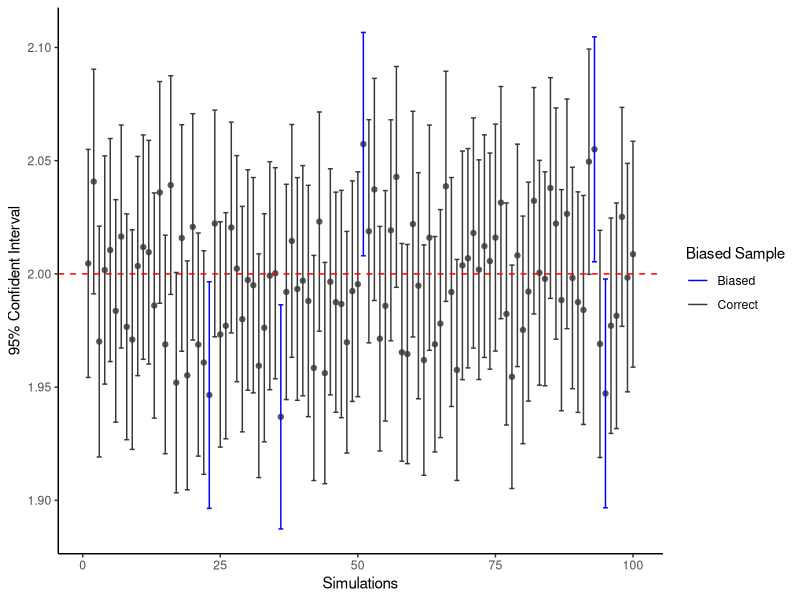

The R source for this figure:
## ---- chunk 1
set.seed(9252568)

# n.sample is number of samples that we wanna sample
# size is the sample size of each sample
# mean is the sample mean of each sample that we sampled form
# sd is the sample sd of each sample that we sampled from

sample_samples <- function(n.sample, size, mean, sd){
  
  # create the matrix to store each values in each sample
  samples <- matrix(0, nrow = size, ncol = n.sample)
  colnames(samples) <- c(1:n.sample)
  
  # create the matrix to store means, absolute bias, SE, 95% CI, sample bias for each sample
  info_sample <- data.frame(matrix(0, nrow = n.sample, ncol = 6))
  colnames(info_sample) <- c("means", "abs_bias", "SE", "low_95_CI", "high_95_CI",
                             "sample_bias")
  
  # sample samples
  for (i in 1:n.sample) {
    samples[,i] <- rnorm(n = size, mean = mean, sd = sd)
  }
  
  # display the info of each sample
  for (i in 1:n.sample) {
    info_sample[i,1] <- mean(samples[,i])
    info_sample[i,2] <- abs(info_sample[i,1] - mean)
    info_sample[i,3] <- sd(samples[,i]) / sqrt(size)
    info_sample[i,4] <- mean(samples[,i]) - 1.96*info_sample[i,3]
    info_sample[i,5] <- mean(samples[,i]) + 1.96*info_sample[i,3]
    info_sample[i,6] <- ifelse((info_sample[i,4] > mean) | (info_sample[i,5] < mean),
                               "Biased", "Correct")
  }
  
  return(info_sample)
}

# draw the samples
my_draw <- sample_samples(100, 1000, 2, 0.8) 
## ---- chunk 2
library(tidyverse)
## ---- chunk 3
ggplot(data = my_draw, aes(x = 1:100, y = means)) +
  geom_point(color = "#585858") +
  geom_errorbar(aes(ymin = low_95_CI, ymax = high_95_CI, colour = sample_bias)) +
  scale_color_manual(values=c("Blue", "#383838"), name = "Biased Sample", ) +
  geom_hline(yintercept = 2, color = "Red", linetype = "dashed") +
  labs(x="Simulations", y = "95% Confident Interval") +
  theme_classic()
## ---- chunk 4
my_draw %>% filter(sample_bias == "Biased")
